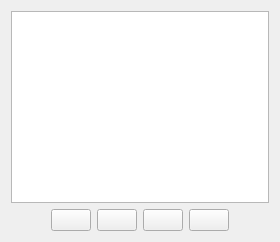
                <widget class="QWidget" name="page_5">
                 <layout class="QVBoxLayout" name="verticalLayout_13">
                  <item>
                   <widget class="QListWidget" name="enumList"/>
                  </item>
                  <item>
                   <layout class="QHBoxLayout" name="horizontalLayout_5">
                    <item>
                     <spacer name="horizontalSpacer">
                      <property name="orientation">
                       <enum>Qt::Horizontal</enum>
                      </property>
                      <property name="sizeHint" stdset="0">
                       <size>
                        <width>40</width>
                        <height>20</height>
                       </size>
                      </property>
                     </spacer>
                    </item>
                    <item>
                     <widget class="QPushButton" name="enumRemoveButton">
                      <property name="toolTip">
                       <string>Delete</string>
                      </property>
                      <property name="text">
                       <string/>
                      </property>
                      <property name="icon">
                       <iconset resource="res.qrc">
                        <normaloff>:/res/icons/Delete-96.png</normaloff>:/res/icons/Delete-96.png</iconset>
                      </property>
                     </widget>
                    </item>
                    <item>
                     <widget class="QPushButton" name="enumMoveDownButton">
                      <property name="toolTip">
                       <string>Move down</string>
                      </property>
                      <property name="text">
                       <string/>
                      </property>
                      <property name="icon">
                       <iconset resource="res.qrc">
                        <normaloff>:/res/icons/Down-96.png</normaloff>:/res/icons/Down-96.png</iconset>
                      </property>
                     </widget>
                    </item>
                    <item>
                     <widget class="QPushButton" name="enumMoveUpButton">
                      <property name="toolTip">
                       <string>Move up</string>
                      </property>
                      <property name="text">
                       <string/>
                      </property>
                      <property name="icon">
                       <iconset resource="res.qrc">
                        <normaloff>:/res/icons/Up-96.png</normaloff>:/res/icons/Up-96.png</iconset>
                      </property>
                     </widget>
                    </item>
                    <item>
                     <widget class="QPushButton" name="enumAddButton">
                      <property name="toolTip">
                       <string>Add new</string>
                      </property>
                      <property name="text">
                       <string/>
                      </property>
                      <property name="icon">
                       <iconset resource="res.qrc">
                        <normaloff>:/res/icons/Plus Math-96.png</normaloff>:/res/icons/Plus Math-96.png</iconset>
                      </property>
                     </widget>
                    </item>
                    <item>
                     <spacer name="horizontalSpacer_8">
                      <property name="orientation">
                       <enum>Qt::Horizontal</enum>
                      </property>
                      <property name="sizeHint" stdset="0">
                       <size>
                        <width>40</width>
                        <height>20</height>
                       </size>
                      </property>
                     </spacer>
                    </item>
                   </layout>
                  </item>
                 </layout>
                </widget>
